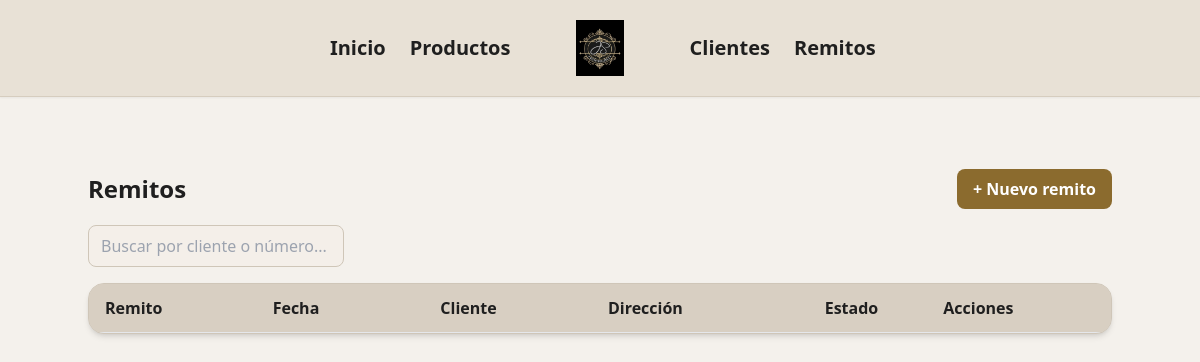
/remitos/, run on an earlier commit of the app's database.
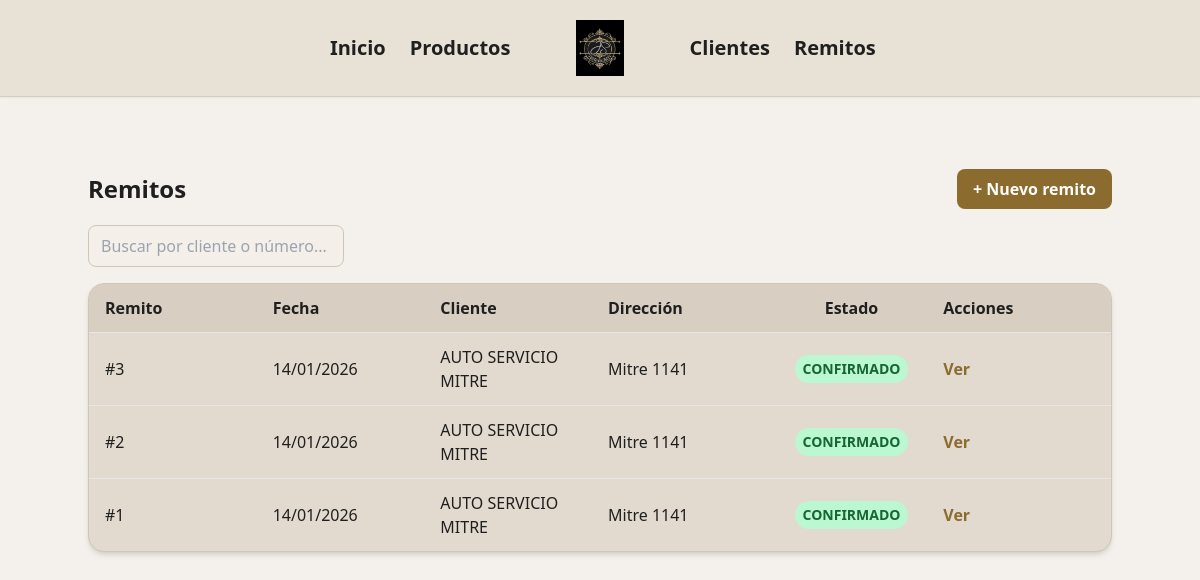
And on a later commit of the database.
### jsdistribucionesapp/remitos/models.py (models this page shows)
class Remito(db.Model):
    __tablename__ = "remitos"
    rid = db.Column(db.Integer, primary_key = True)
    fecha = db.Column(db.Date, default=date.today)
    direccion_entrega = db.Column(db.String(200))
    observaciones = db.Column(db.Text)
    estado = db.Column(db.String(20), default="BORRADOR", nullable=False)
    cliente_id = db.Column(
        db.Integer,
        db.ForeignKey('clientes.cid'),
        nullable=False
    )
    items = db.relationship(
    'Remito_item',
    backref='remito',
    cascade='all, delete-orphan'
    )
    cliente = db.relationship('Cliente')

### jsdistribucionesapp/clientes/models.py (models this page shows)
class Cliente(db.Model):
    __tablename__ = 'clientes'
    cid = db.Column(db.Integer, primary_key=True)
    nombre = db.Column(db.String, nullable=False)
    direccion = db.Column(db.String)
    telefono = db.Column(db.String, nullable=False)
    email = db.Column(db.String)
    cuit = db.Column(db.String)
    activo = db.Column(db.Boolean, default=True)

### jsdistribucionesapp/remitos/routes.py (the view)
@remitos.route('/')
def index():
    remitos = (
        Remito.query
        .options(joinedload(Remito.cliente))
        .order_by(Remito.rid.desc())
        .all()
    )
    return render_template('remitos/index.html', remitos=remitos)

### jsdistribucionesapp/remitos/templates/remitos/index.html
{% extends "base.html" %}
{% block content %}
<div class="max-w-5xl mx-auto mt-6">
  <div class="flex justify-between items-center mb-4">
    <h1 class="text-2xl font-bold text-[#1F1F1F]">Remitos</h1>
    <a href="{{ url_for('remitos.agregar') }}"
       class="bg-[#8B6B2E] text-white px-4 py-2 rounded-lg
              font-semibold hover:bg-[#755824] transition">
      + Nuevo remito
    </a>
  </div>
  <input type="text"
         placeholder="Buscar por cliente o número..."
         class="mb-4 w-64 px-3 py-2 rounded-lg
                border border-[#CFC6B8]
                bg-[#F4EFE9]
                focus:outline-none focus:ring-2 focus:ring-[#8B6B2E]">
  <div class="bg-[#E2DACF] border border-[#CFC6B8]
              rounded-2xl shadow-md overflow-hidden">
    <div class="grid grid-cols-6 gap-4 px-4 py-3
                font-semibold bg-[#D8CFC2] border-b sticky top-0">
      <span>Remito</span>
      <span>Fecha</span>
      <span>Cliente</span>
      <span>Dirección</span>
      <span class="text-center">Estado</span>
      <span>Acciones</span>
    </div>
    <div class="max-h-[450px] overflow-y-auto divide-y">
      {% for remito in remitos %}
      <div class="grid grid-cols-6 gap-4 items-center
                  px-4 py-3 hover:bg-[#EFE9E1]">
        <span>#{{ remito.rid }}</span>
        <span>{{ remito.fecha.strftime('%d/%m/%Y') }}</span>
        <span>{{ remito.cliente.nombre if remito.cliente else '-' }}</span>
        <span>{{ remito.direccion_entrega or '-' }}</span>
        <div class="flex justify-center">
          <span class="inline-flex items-center justify-center
                      px-2 py-1 rounded-full text-sm font-semibold
                      {% if remito.estado == 'CONFIRMADO' %}
                        bg-green-200 text-green-800
                      {% else %}
                        bg-yellow-200 text-yellow-800
                      {% endif %}
          ">
            {{ remito.estado }}
          </span>
      </div>
        <a href="{{ url_for('remitos.ver', id=remito.rid) }}"
           class="text-[#8B6B2E] font-semibold hover:underline">
          Ver
        </a>
      </div>
      {% endfor %}
    </div>
  </div>
</div>
{% endblock %}

What changed in the data, as far as the page shows it:
added Remito: rid "3", fecha "14/01/2026", cliente "AUTO SERVICIO MITRE", direccion_entrega "Mitre 1141", estado "CONFIRMADO"
added Remito: rid "2", fecha "14/01/2026", cliente "AUTO SERVICIO MITRE", direccion_entrega "Mitre 1141", estado "CONFIRMADO"
added Remito: rid "1", fecha "14/01/2026", cliente "AUTO SERVICIO MITRE", direccion_entrega "Mitre 1141", estado "CONFIRMADO"
